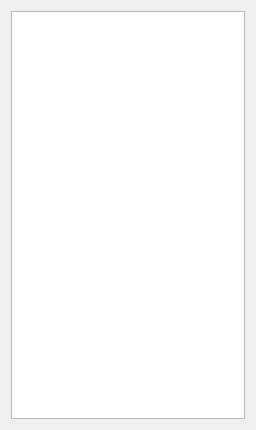
<?xml version="1.0" encoding="UTF-8"?>
<ui version="4.0">
    <author/>
    <comment/>
    <exportmacro/>
    <class>ResultView</class>
    <widget class="QWidget" name="FileEncodingTransformResult">
        <property name="geometry">
            <rect>
                <x>0</x>
                <y>0</y>
                <width>256</width>
                <height>430</height>
            </rect>
        </property>
        <property name="windowTitle">
            <string>FileEncodingTransformResult</string>
        </property>
        <layout class="QHBoxLayout" name="horizontalLayout">
            <item>
                <widget class="QListView" name="listView"/>
            </item>
        </layout>
    </widget>
    <pixmapfunction/>
    <connections/>
</ui>
